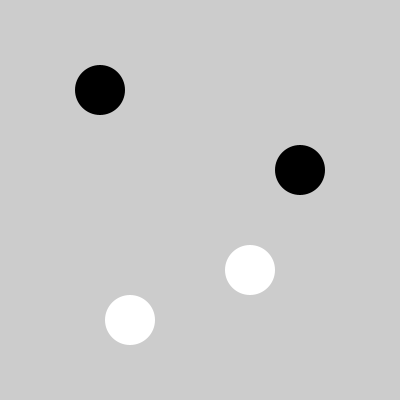
Frame 1 (no input)
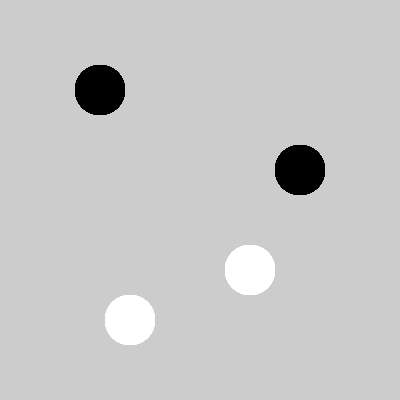
Frame 60 (the mouse pressed at the canvas centre just before this capture)
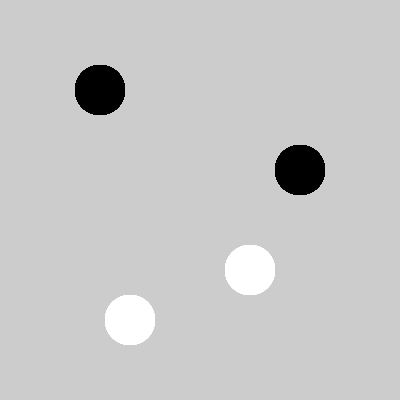
Frame 120 (the mouse held since frame 60 and released just before this capture)

The Processing sketch that drew these frames (run headless with seeded random() and noise(); from frame 60 on, the mouse is pressed at the canvas centre):

// Processing sketch: dammen
// ── dammen.pde
Dambord dambord;

void setup() {
  size(400, 400);
  dambord = new Dambord();
}

void draw() {
  dambord.tekenDamstenen();
}

// ── Dambord.pde
class Dambord {
  Damsteen[] damstenen;

  public Dambord() {
    damstenen = new Damsteen[] {
      new Damsteen(100, 90, 50, 0), 
      new Damsteen(300, 170, 50, 0), 
      new Damsteen(130, 320, 50, 255), 
      new Damsteen(250, 270, 50, 255)
    };
  }
  
  void tekenDamstenen() {
    for (int i = 0; i < damstenen.length; i++) {
      damstenen[i].tekenDamsteen();
    }
  }
}

// ── Damsteen.pde
class Damsteen {
  float x, y, d;
  int kleur;
  boolean isGeselecteerd;

  Damsteen(int x, int y, int d, int kleur) {
    this.x = x;
    this.y = y;
    this.d = d;
    this.kleur = kleur;
    this.isGeselecteerd = false;
  }

  void tekenDamsteen() {
    if (isGeselecteerd) {
      stroke(5);
    } else {
      noStroke();
    }
    fill(kleur);
    ellipse(x, y, d, d);
  }
}
